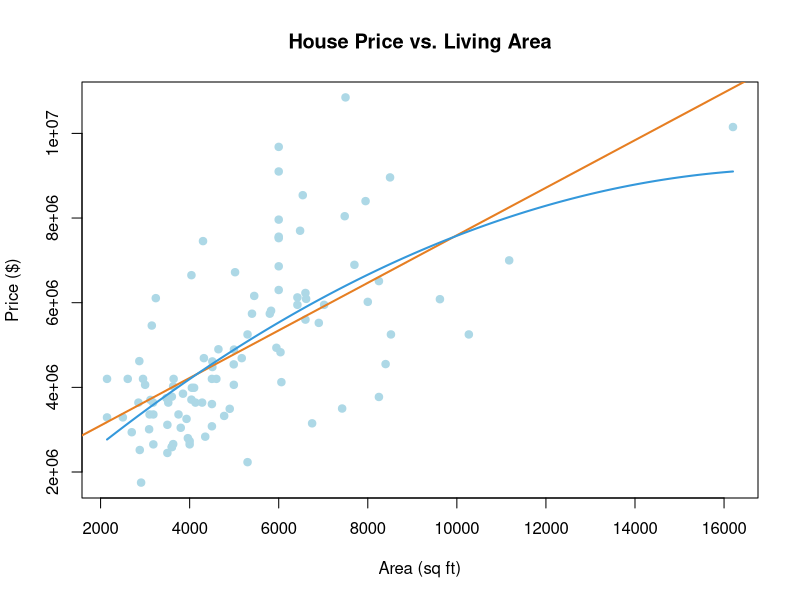

Recreate this plot in R.
# Question 4: Housing Market Analysis (Regression)
# -------------------------------------------------

# Part A: Summary stats & baseline plot
df <- read.csv("data/sggw_b.csv")

# fix column names because they have weird characters
names(df)[1] <- "Area"
names(df)[11] <- "Price"

print("--- Data Summary ---")
summary(df[, c("Area", "Price")])

# basic scatter plot - using lightblue to match Jan's plots
plot(df$Area, df$Price,
     xlab = "Area (sq ft)",
     ylab = "Price ($)",
     main = "House Price vs. Living Area",
     col = "lightblue",
     pch = 19)


# Part B: Linear Regression
model_lin <- lm(Price ~ Area, data = df)

print("--- Linear Model Summary ---")
summary(model_lin)

# add the straight linear trendline (orange)
abline(model_lin, col = "#E67E22", lwd = 2)


# Part C: Polynomial Regression (Degree 2)
model_poly <- lm(Price ~ poly(Area, 2, raw = TRUE), data = df)

print("--- Polynomial Model Summary ---")
summary(model_poly)

# generate a smooth grid to plot the curve nicely
grid_range <- seq(min(df$Area), max(df$Area), length.out = 200)
preds <- predict(model_poly, newdata = data.frame(Area = grid_range))

# add the blue polynomial curve line over the plot
lines(grid_range, preds, col = "#3498DB", lwd = 2)
